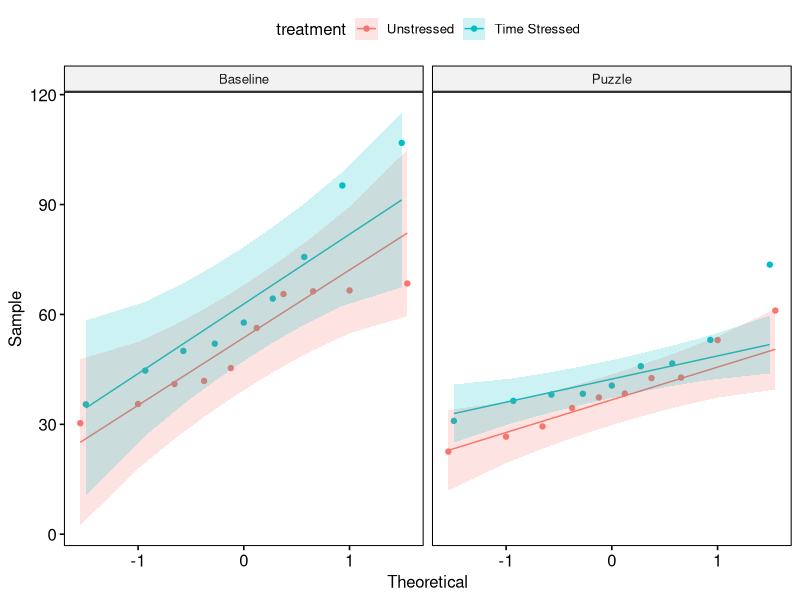
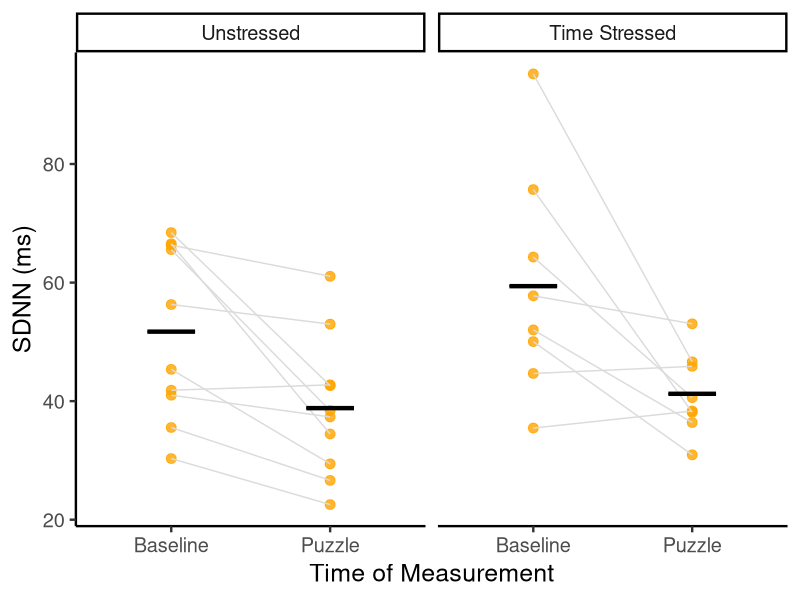
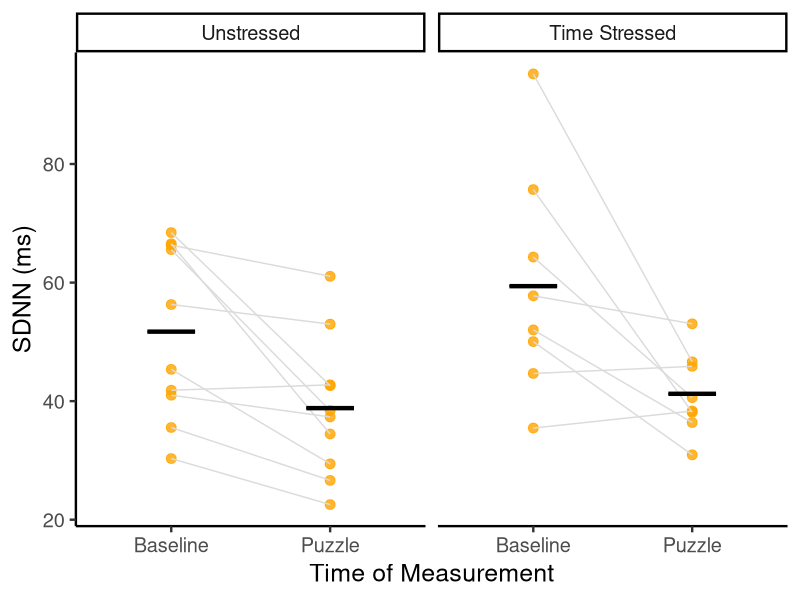

R code for these plots, in order: (Note: this script raises an error after producing the figures.)
## ---- chunk 1
#| label: setup
#| warning: false
#| message: false

suppressPackageStartupMessages(
  library(tidyverse)) ## for readr, dplyr, ggplot2
library(ggbeeswarm) ## for jittering points (you can remove this is you did not use a dotplot)
#library(flextable, warn.conflicts = FALSE) ## for making formatted tables that can be pasted elsewhere
library(rstatix, warn.conflicts = FALSE) #pipe friendly framework for basic stats
library(ggpubr, warn.conflicts = FALSE) #publication ready plots & QQ plots
library(labelled) #for labeling variables better
library(glue) #for making labels
library(ggstats) #for gglikert() to make nice bar graphs for survey questions

## ---- chunk 2
#| label: import data

#Import data file 
my.df <- read_csv("data/example-data/puzzle/HRVdata.csv",
                  show_col_types = FALSE)
                 
#Change independent categorical variables to factors
my.df$test.period <- factor(my.df$test.period, 
                             levels = c("Baseline", "Puzzle"))
my.df$treatment <- factor(my.df$treatment, 
                          levels = c("A", "B"))

# Modify factor levels
levels(my.df$treatment) <- c("Unstressed", "Time Stressed")

subjects <- read_csv("data/example-data/puzzle/subjects.csv")

metadata <- read_csv("data/example-data/puzzle/variable_metadata.csv")

#create variable labels using the labelled package
variable_labels <- metadata |> 
  select(variable, variable_label) |> 
  deframe()

#add labels to data
my.df <- my.df |> 
  left_join(subjects) |> 
  set_variable_labels(!!!variable_labels)


# for more help with labeling data see   
# https://www.pipinghotdata.com/posts/2022-09-13-the-case-for-variable-labels-in-r/    

## ---- chunk 3
#| label: define variables
#Define your variables and redefine your dataframe name here to avoid having to type them a lot

#define the continuous variable of choice 
cont.var <- "SDNN" 

#define the categorical variable that is your within-subjects factor 
w.factor.var <- "test.period"

#define the categorical variable that is your between-subjects factor 
b.factor.var <- "treatment"

#define the name of the column that contains your subject identifiers
subject.ID <- "subject"



## ---- chunk 4
#| label: descriptive stats

# the code below will calculate descriptive statistics for a variable of interest grouped by another variable


# the code below will calculate descriptive statistics for a variable of interest grouped by another variable

df.sum <- my.df  |>  
  # remove missing values from continuous variables
  filter(!is.na(.data[[cont.var]])) |> 
  
  # Group the data by your 2 factors
  group_by(.data[[b.factor.var]], .data[[w.factor.var]]) |> 
  
  # calculate the descriptive stats
  summarize(mean = mean(.data[[cont.var]]), 
            median = median(.data[[cont.var]]), 
            SD = sd(.data[[cont.var]]), 
            IQR = IQR(.data[[cont.var]]), 
            min = min(.data[[cont.var]]),
            max = max(.data[[cont.var]]),
            N = n())

df.sum



## ---- chunk 5
#| label: rounding the SD


#calculate rounded SD
my.df |> 
  
  # replace the blank with the categorical variable(s)
  group_by(.data[[b.factor.var]], .data[[w.factor.var]]) |> 
  
  # remove missing values 
  filter(!is.na(.data[[cont.var]])) |> 
  
  #calculate the rounded values
  summarise(SD = signif(sd(.data[[cont.var]]), digits=2))

## ---- chunk 6
#| label: rounded descriptive stats

# Use the following for digits in the `round` function
# 
#    rounding to the tens place use digits=-1
#    rounding to the ones place use digits=0
#    rounding to the tenths place use digits=1
#    rounding to the hundredths place use digits=2

#set the number of digits to round to based on the rules above (this blank should be just a number)
round.digit <- 0


# replace the blank with the cleaned data frame name 
my.df  |>  
  # remove missing values from continuous variables
  filter(!is.na(.data[[cont.var]])) |> 
  
  #this groups by a defined set of between and within subjects factors
  #remove factors as needed
  group_by(.data[[b.factor.var]], .data[[w.factor.var]] )  |> 
  
  # calculate the descriptive stats
  # do not place anything in the empty parentheses in the n() 
  summarize(Sample.size = n(),
            Min = round(min(.data[[cont.var]]), digits=round.digit),
            Q1 = round(quantile(.data[[cont.var]], .25), digits=round.digit),
            Median = round(median(.data[[cont.var]]), digits=round.digit),
            Q3 = round(quantile(.data[[cont.var]], .75), digits=round.digit),
            Max = round(max(.data[[cont.var]]), digits=round.digit),
            Mean = round(mean(.data[[cont.var]]), digits=round.digit),              
            SD = signif(sd(.data[[cont.var]]), digits=2))

## ---- chunk 7
#| label: Dependent variable QQ plots 

#make a QQ plot for each dependent variable that is continuous
ggpubr::ggqqplot(
  data = my.df,               #put the data frame name here 
  x = {{ cont.var }},                  #put the continuous variable name here
  color = {{ b.factor.var }},       #put the between subjects factor here (remove if no factors)
  facet.by = {{ w.factor.var }}  #put the within subjects factors here (remove if no factors)
  )  

## ---- chunk 8
#| label: identify outliers 

#test for outliers
outliers <- my.df  |> 
  group_by(.data[[w.factor.var]], .data[[b.factor.var]] )  |> 
  rstatix::identify_outliers({{ cont.var }}) 

outliers 

## ---- chunk 9
#| label: remove outliers 

#if you want to remove an outlier
#fill in the blank with the number of the subject you want to remove
#remove the hashtags in front of the code below

my.df <- my.df |>
  dplyr::filter(subject != 6)


## ---- chunk 10
#| label: formatted table

#see https://davidgohel.github.io/flextable/ for more info & formatting options

#calculate descriptive stats
#replace the blank below with the name of the dataframe
df.sum <- my.df |> 
  
  # replace the blank with the categorical variable(s)
  group_by(.data[[b.factor.var]], .data[[w.factor.var]] )  |>  
  
  # remove missing values 
  filter(!is.na(.data[[cont.var]])) |> 
  
  # calculate the descriptive stats
  # replace the blanks with the number of digits 
  # to the right of the decimal place based on the rounded SD
  # the SD is rounded to 2 significant digits using signif  
  # do not place anything in the empty parentheses in the n() 
  # N represents the sample size within each group
  summarise(Mean = round(mean(.data[[cont.var]]), digits=0), 
            SD = signif(sd(.data[[cont.var]]), digits=2),
            N = n())

library(flextable) #helps format a nicer table

#create the formatted table
ft <- flextable(df.sum,
                cwidth = 0.75) |>  #can vary cell width as needed
  
  #bold the headings
  bold(part = "header") |> 
  
  #center columns
  align(align = "center", part = "all" )

#print the table
#right click on the table, choose select all, 
#choose copy, then paste in your document
#finish formatting as needed in your document
ft

## ---- chunk 11
#| label: two-factor plot

#create 2 factor plot 
factor2.plot <- ggplot(
  data = my.df, 
  aes(
    y = .data[[cont.var]], 
    x = .data[[w.factor.var]],
    group = .data[[subject.ID]])) +
  geom_point(size = 3, color = "orange", alpha = 0.8) +
  geom_line(color = "grey86") + 
  
  ###this bit of code adds the horizontal bar - use median or mean as needed
  stat_summary(fun = mean, fun.min = mean, fun.max = mean, 
      geom = "crossbar", width = 0.3, linewidth = 0.6,
      aes(group = '.data[[w.factor.var]]' )) +
  
  xlab("Time of Measurement") +
  ylab("SDNN (ms)") +
  theme_classic(base_size=18) +
  facet_grid(~.data[[b.factor.var]])
factor2.plot


ggsave(factor2.plot, filename="results/examples/two-factor/factor2.plot.png",  
       height = 5, width = 8, units = "in", 
       dpi = 300)


## ---- chunk 12
#| label: unpaired comparison of baselines


#set the formula to use the defined variables 
#this makes it easier to change the variables at the top and rerun everything 
#without having to retype the variables in every code chunk
response <- cont.var
predictor <- b.factor.var
formula_string <- paste0(response, " ~ ", predictor)
formula_object <- as.formula(formula_string)

#computes the effect size using Cohen's d

my.df.base <- my.df  |>  
  filter(test.period == "Baseline") 

baseline.effectSize.results <- 
  rstatix::cohens_d(
           data = my.df.base,
           formula_object, 
           paired = FALSE,       #TRUE for within-subjects, FALSE for between-subjects
           var.equal = FALSE,   #TRUE for equal variance, FALSE for unequal variance
           hedges.correction = TRUE,
           ci = TRUE,
           conf.level = 0.95,
           ci.type = "bca",
           nboot = 1000)
baseline.effectSize.results


baseline.effect.plot <- baseline.effectSize.results  |>    
  ggplot(aes(
    x = .y., 
    y = effsize)) +
  
  geom_pointrange(aes(ymin = conf.low, ymax = conf.high),
                  size = 1, # Adjust point size
                  linewidth = 0.8, # Adjust line thickness
                  color = "steelblue") + # Set color
  geom_hline(yintercept = 0, linetype = "dashed", color = "grey50") + # Add a reference line at 0
  xlab("Baseline - Puzzle") +
  ylab("Standardized Effect Size") +
  #additional formatting
  theme_classic(base_size = 14)  +  #sets the font size
  theme(axis.text.x = element_blank()) +
  theme(legend.position = "none")   #controls legend/key

baseline.effect.plot
  
## ---- chunk 13
#| label: difference plot 


#first we need to change the format of the data from long to wide
#this way, we will have one row for each subject and can take a difference
#between the after and before values
my.df.wide  <- my.df |> 
  dplyr::select(.data[[subject.ID]], .data[[b.factor.var]], .data[[w.factor.var]], .data[[cont.var]]) |> 
  pivot_wider(
    names_from = .data[[w.factor.var]],

    values_from = .data[[cont.var]]
  )

#next, take the difference between the values for each subject
my.df.diff <- my.df.wide |> 
  mutate(change.cont.var = Puzzle - Baseline)
  

#create difference plot 
difference.plot <- ggplot(
  data = my.df.diff, 
  aes(
    y = change.cont.var, 
    x = .data[[b.factor.var]])) +
  geom_point(size = 3, color = "orange", alpha = 0.8) +

  ###this bit of code adds the horizontal bar - use median or mean as needed
  stat_summary(fun = mean, fun.min = mean, fun.max = mean, 
      geom = "crossbar", width = 0.2, linewidth = 0.6,
      aes(group = 'time.measured' )) +
  
  #these two lines make the nicer axis labels (include units!)
  xlab("Treatment") +
  ylab("Difference in SDNN (ms)") +
  
  
  theme_classic(base_size=16) 


difference.plot


ggsave(difference.plot, filename="results/examples/two-factor/difference.plot.png",  
       height = 5, width = 4, units = "in", 
       dpi = 300)

## ---- chunk 14
#| label: between subjects effect size

#set the formula to use the defined variables 
#this makes it easier to change the variables at the top and rerun everything 
#without having to retype the variables in every code chunk
response <- "change.cont.var"
predictor <- b.factor.var
formula_string <- paste0(response, " ~ ", predictor)
formula_object <- as.formula(formula_string)


#computes the effect size using Cohen's d for Welch test
btw.effectSize.results <- 
  rstatix::cohens_d(
    data = my.df.diff,           #put the dataframe name here
    formula_object,      #continuous variable ~ factor 
    paired = FALSE,       #TRUE for within-subjects, FALSE for between-subjects
    var.equal = FALSE,   #TRUE for equal variance, FALSE for unequal variance
    hedges.correction = TRUE,
    ci = TRUE,
    conf.level = 0.95,
    ci.type = "bca",
    nboot = 1000)
btw.effectSize.results

effect.plot <- btw.effectSize.results  |>    
  ggplot(aes(
    x = .y., 
    y = effsize)) +
  
  geom_pointrange(aes(ymin = conf.low, ymax = conf.high),
                  size = 1, # Adjust point size
                  linewidth = 0.8, # Adjust line thickness
                  color = "steelblue") + # Set color
  geom_hline(yintercept = 0, linetype = "dashed", color = "grey50") + # Add a reference line at 0
  xlab("Baseline - Puzzle") +
  ylab("Standardized Effect Size") +
  #additional formatting
  theme_classic(base_size = 14)  +  #sets the font size
  theme(axis.text.x = element_blank()) +
  theme(legend.position = "none")   #controls legend/key

effect.plot


ggsave(effect.plot, filename="results/examples/two-factor/effect.plot.png",  
       height = 5, width = 3, units = "in", 
       dpi = 300)

## ---- chunk 15
#| label: main plot time

#create 2 factor plot 
main.time.plot <- ggplot(
  data = my.df, 
  aes(
    y = .data[[cont.var]], 
    x = .data[[w.factor.var]],
    group = .data[[subject.ID]])) +
  geom_point(aes(color = treatment, shape = treatment), 
              size = 3, alpha = 0.9) +
  geom_line(color = "grey86") + 
  
  ###this bit of code adds the horizontal bar - use median or mean as needed
  stat_summary(fun = mean, fun.min = mean, fun.max = mean, 
      geom = "crossbar", width = 0.2, linewidth = 0.6,
      aes(group = 'test.period' )) +
  
  xlab("Time of Measurement") +
  ylab("SDNN (ms)") +
  theme_classic(base_size=18)  + 
  labs(shape = "Treatment", color = "Treatment" ) +
  theme(legend.position = "top")
  
  main.time.plot <- ggpubr::ggpar(main.time.plot, palette = c("#EE7733", "#0077BB"))

  
main.time.plot


ggsave(main.time.plot, filename="results/examples/two-factor/main.time.plot.png",  
       height = 5, width = 5, units = "in", 
       dpi = 300)

## ---- chunk 16
#| label: time main effect size

#set the formula to use the defined variables 
#this makes it easier to change the variables at the top and rerun everything 
#without having to retype the variables in every code chunk
response <- cont.var
predictor <- w.factor.var
formula_string <- paste0(response, " ~ ", predictor)
formula_object <- as.formula(formula_string)


#computes the effect size using Cohen's d for Welch test
time.effectSize.results <- 
  rstatix::cohens_d(
    data = my.df,           #put the dataframe name here
    formula_object,      #continuous variable ~ factor 
    paired = TRUE,       #TRUE for within-subjects, FALSE for between-subjects
    var.equal = FALSE,   #TRUE for equal variance, FALSE for unequal variance
    hedges.correction = TRUE,
    ci = TRUE,
    conf.level = 0.95,
    ci.type = "bca",
    nboot = 1000)
time.effectSize.results


time.effect.plot <- time.effectSize.results  |>    
  ggplot(aes(
    x = .y., 
    y = effsize)) +
  
  geom_pointrange(aes(ymin = conf.low, ymax = conf.high),
                  size = 1, # Adjust point size
                  linewidth = 0.8, # Adjust line thickness
                  color = "steelblue") + # Set color
  geom_hline(yintercept = 0, linetype = "dashed", color = "grey50") + # Add a reference line at 0
  xlab("Baseline - Puzzle") +
  ylab("Standardized Effect Size") +
  #additional formatting
  theme_classic(base_size = 14)  +  #sets the font size
  theme(axis.text.x = element_blank()) +
  theme(legend.position = "none")   #controls legend/key

time.effect.plot

ggsave(time.effect.plot, filename="results/examples/two-factor/time.effect.plot.png", 
       height = 5, width = 3, units = "in", 
       dpi = 300)

## ---- chunk 17
#| label: main plot treatment

#create 2 factor plot 
main.trt.plot <- ggplot(
  data = my.df, 
  aes(
    y = .data[[cont.var]], 
    x = .data[[b.factor.var]])) +
  geom_point(aes(color = .data[[w.factor.var]], shape = .data[[w.factor.var]]), 
              size = 3, alpha = 0.9) +

  ###this bit of code adds the horizontal bar - use median or mean as needed
  stat_summary(fun = mean, fun.min = mean, fun.max = mean, 
      geom = "crossbar", width = 0.2, linewidth = 0.6) +
  
  xlab("Treatment") +
  ylab("SDNN (ms)") +
  theme_classic(base_size=18)  +
  labs(shape = "Test Period", color = "Test Period" ) +
  theme(legend.position = "top")
  
  main.trt.plot <- ggpubr::ggpar(main.trt.plot, palette = c("#EE7733", "#0077BB"))

  
main.trt.plot


ggsave(main.trt.plot, filename="results/examples/two-factor/main.trt.plot.png",  
       height = 5, width = 5, units = "in", 
       dpi = 300)

## ---- chunk 18
#| label: treatment main effect size

#set the formula to use the defined variables 
#this makes it easier to change the variables at the top and rerun everything 
#without having to retype the variables in every code chunk
response <- cont.var
predictor <- b.factor.var
formula_string <- paste0(response, " ~ ", predictor)
formula_object <- as.formula(formula_string)


#computes the effect size using Cohen's d for Welch test
trt.effectSize.results <- 
  rstatix::cohens_d(
    data = my.df,           #put the dataframe name here
    formula_object,      #continuous variable ~ factor 
    paired = FALSE,       #TRUE for within-subjects, FALSE for between-subjects
    var.equal = FALSE,   #TRUE for equal variance, FALSE for unequal variance
    hedges.correction = TRUE,
    ci = TRUE,
    conf.level = 0.95,
    ci.type = "bca",
    nboot = 1000)
trt.effectSize.results


trt.effect.plot <- trt.effectSize.results  |>    
  ggplot(aes(
    x = .y., 
    y = -effsize)) +
  
  geom_pointrange(aes(ymin = -conf.low, ymax = -conf.high),
                  size = 1, # Adjust point size
                  linewidth = 0.8, # Adjust line thickness
                  color = "steelblue") + # Set color
  geom_hline(yintercept = 0, linetype = "dashed", color = "grey50") + # Add a reference line at 0
  xlab("B - A") +
  ylab("Standardized Effect Size") +
  #additional formatting
  theme_classic(base_size = 14)  +  #sets the font size
  theme(axis.text.x = element_blank()) +
  theme(legend.position = "none")   #controls legend/key

trt.effect.plot

## ---- chunk 19
#| label: survey results

#first we need to change the format of the data from long to wide
#this way, we will have one row for each subject and can take a difference
#between the after and before values
my.df.wide  <- my.df |> 
  dplyr::select(.data[[subject.ID]], .data[[b.factor.var]], .data[[w.factor.var]], .data[[cont.var]]) |> 
  pivot_wider(
    names_from = .data[[w.factor.var]],

    values_from = .data[[cont.var]]
  )

#next, take the difference between the values for each subject
my.df.diff <- my.df.wide |> 
  mutate(change.cont.var = Puzzle - Baseline) |> 
  left_join(subjects)

likert_levels <- 1:5

likert_labels <- c(
  "Very Negative",
  "Negative",
  "Neutral",
  "Positive",
  "Very Positive"
)

my.df.diff$feeling.before <- factor(my.df.diff$feeling.before, 
                        levels = likert_levels, 
                        labels = likert_labels, 
                        ordered = TRUE)

my.df.diff$feeling.after <- factor(my.df.diff$feeling.after,
                        levels = likert_levels, 
                        labels = likert_labels, 
                        ordered = TRUE)

likert_labels2 <- c(
  "Very Low",
  "Low",
  "Neutral",
  "High",
  "Very High"
)

my.df.diff$energy.before <- factor(my.df.diff$energy.before, 
                        levels = likert_levels, 
                        labels = likert_labels2, 
                        ordered = TRUE)

my.df.diff$energy.after <- factor(my.df.diff$energy.after, 
                        levels = likert_levels, 
                        labels = likert_labels2, 
                        ordered = TRUE)

my.df.diff$caffeine.regular <- factor(my.df.diff$caffeine.regular, 
                          levels = c("No", "Sometimes", "Yes"))


my.df.diff <- my.df.diff |>
    set_variable_labels(
      energy.before = "Subject energy level before doing the puzzle",
      energy.after = "Subject energy level after doing the puzzle",
      feeling.before = "How subjects felt before doing the puzzle",
      feeling.after = "How subjects felt after doing the puzzle",
      sleep = "Do you generally get enough sleep?", 
      satiated = "Have you had enough to eat today?", 
      like.puzzles = "Do you like puzzles?",
      caffeine.regular = "Do you regularly drink something caffeinated?"
    )

energy.survey <- gglikert(my.df.diff, include = c(energy.before, energy.after),
         add_totals = FALSE,
         y_label_wrap = 25,
         facet_rows = vars(treatment))
energy.survey 

feeling.survey <- gglikert(my.df.diff, include = c(feeling.before, feeling.after),
         add_totals = FALSE,
         y_label_wrap = 25,
         facet_rows = vars(treatment))
feeling.survey

caff.survey <-gglikert(my.df.diff, include = c(caffeine.regular),
         add_totals = FALSE,
         y_label_wrap = 25,
         facet_rows = vars(treatment))
caff.survey

binary.survey <- gglikert(my.df.diff, include = c(sleep, satiated, like.puzzles),
         add_totals = FALSE,
         y_label_wrap = 25,
         labels_color = "black",
         facet_rows = vars(treatment)) +
  scale_fill_manual(values = c("#C8B0D9", "#7DBA8A"))

binary.survey


ggsave(energy.survey, filename="results/examples/two-factor/energy.survey.png", 
       height = 4, width = 6, units = "in", 
       dpi = 300)

ggsave(feeling.survey, filename="results/examples/two-factor/feeling.survey.png", 
       height = 4, width = 6, units = "in", 
       dpi = 300)

ggsave(caff.survey, filename="results/examples/two-factor/caff.survey.png", 
       height = 4, width = 6, units = "in", 
       dpi = 300)

ggsave(binary.survey, filename="results/examples/two-factor/binary.survey.png", 
       height = 4, width = 6, units = "in", 
       dpi = 300)


## ---- chunk 20
#| label: sessionInfo

sessionInfo()

## ---- chunk 21
#| label: cite R

#citation info for base R 
citation()

## ---- chunk 22
#| label: citing packages

citation("tidyverse")
citation("ggpubr")
citation("rstatix")
citation("labelled")
citation("ggstats")
